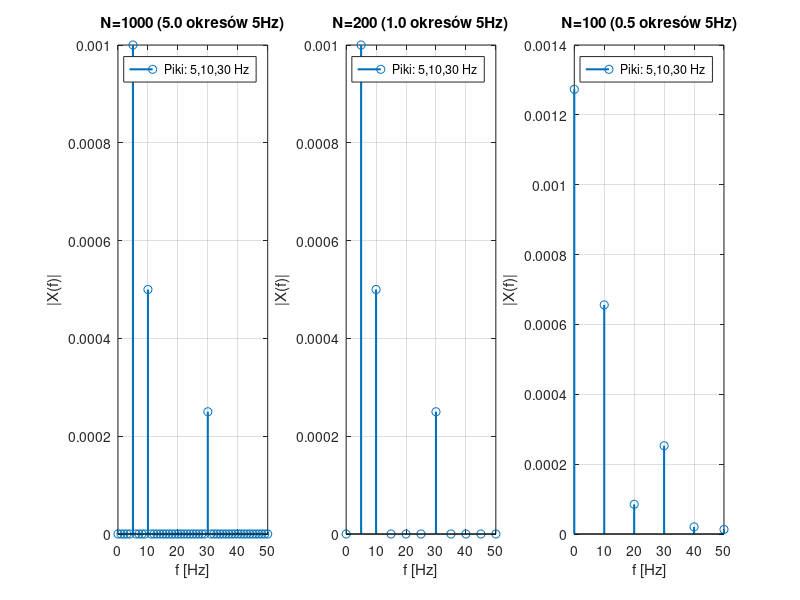

This figure's MATLAB source: (Note: this script raises an error after producing the figure.)
%% Sekcja 3: wpływ liczby N na widmo sygnału

Tp = 0.001; fs = 1/Tp;
Ns = [1000, 200, 100];
okresy_5Hz = Ns * 5 * Tp;  % liczba okresów składowej 5 Hz w oknie

figure('Position',[100 100 1200 400]);
for i = 1:length(Ns)
    N = Ns(i);
    n = 0:N-1;
    x = sin(2*pi*5*n*Tp) + 0.5*sin(2*pi*10*n*Tp) + 0.25*sin(2*pi*30*n*Tp);
    X = Tp * fft(x);
    f = (0:N-1)*fs/N;
    
    subplot(1,3,i); 
    stem(f(1:N/2), 2*abs(X(1:N/2))/N,  'LineWidth',1.5);
    title(sprintf('N=%d (%.1f okresów 5Hz)', N, okresy_5Hz(i)));
    xlabel('f [Hz]'); ylabel('|X(f)|');
    xlim([0 50]); grid on;
    legend('Piki: 5,10,30 Hz');
end
sgtitle('Wpływ długości okna N na widmo amplitudowe DFT');

%% pojawiły się dodatkowe prążki widma - świadczy to o "wycieku"
